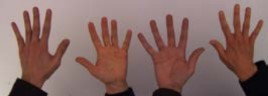
#> input picture P1_P2/imagen-OG.jpeg, 268 x 96 px
$ python Practtica4_21310181.py
#> lines starting #> are read from the running program, lines starting #| are printed output that depends on the picture; after the words box and inside, x2 and y2 are one past the last pixel; in counts of white or black regions, pixels touching at a corner belong together
#Paulo Enrique Muñoz Razón      21310181
#Practica 4                11/03/2024
#Vision Artificial

#!/usr/bin/env python
# -*- coding: cp1252 -*-
# -*- coding: 850 -*-
# -*- coding: utf-8 -*-

import cv2
import numpy as np


def clasificador(imagen):
  m,n,c=imagen.shape
  imagenr=np.zeros((m,n))
  for x in range(m):
      for y in range(n):
          if 20<= imagen[x,y,0] <= 80 and 20 < imagen[x,y,1] <=95 and 33 < imagen[x,y,2] <=160 :
             imagenr[x,y]=225
  imagenr = imagenr.astype(np.uint8)
  return imagenr

def clasificador2(imblan):
  m,n,c=imagen.shape
  imagent=np.zeros((m,n))
  for x in range(m):
      for y in range(n):
          if 20<= imblan[x,y,0] <= 95 and 20 < imblan[x,y,1] <=125 and 33 < imblan[x,y,2] <=190 :
             imagent[x,y]=225
  imagent = imagent.astype(np.uint8)
  return imagent

def adaptador(imagen):
    imagenc=imagen
    m,n,c  = imagen.shape
    imagenc= imagen.astype(float)
    imblan = np.zeros((m,n,c))
    b=np.max(imagenc[:,:,0])
    g=np.max(imagenc[:,:,1])
    r=np.max(imagenc[:,:,2])
    for x in range(m):
       for y in range(n):
             imblan[x,y,0]=(255/b)*imagenc[x,y,0]
             imblan[x,y,1]=(255/g)*imagenc[x,y,1]
             imblan[x,y,2]=(255/r)*imagenc[x,y,2]
    imblan = imblan.astype(np.uint8)

    return imblan


def imprimir(imagen,imagen2,imagen3,imagen4,q,a,w,s,z,x,e,d,r,f,v,t) :
    i1=cv2.resize(imagen,  (269,97), interpolation=cv2.INTER_CUBIC)
    i2=cv2.resize(imagen2,  (269,97), interpolation=cv2.INTER_CUBIC)
    i3=cv2.resize(imagen3,  (269,97), interpolation=cv2.INTER_CUBIC)
    i4=cv2.resize(imagen4,  (269,97), interpolation=cv2.INTER_CUBIC)

    i11=cv2.resize(r,  (269,97), interpolation=cv2.INTER_CUBIC)
    i22=cv2.resize(f,  (269,97), interpolation=cv2.INTER_CUBIC)
    i33=cv2.resize(v,  (269,97), interpolation=cv2.INTER_CUBIC)
    i44=cv2.resize(t,  (269,97), interpolation=cv2.INTER_CUBIC)

    i1_=cv2.resize(q,  (269,97), interpolation=cv2.INTER_CUBIC)
    i2_=cv2.resize(w,  (269,97), interpolation=cv2.INTER_CUBIC)
    i3_=cv2.resize(z,  (269,97), interpolation=cv2.INTER_CUBIC)
    i4_=cv2.resize(e,  (269,97), interpolation=cv2.INTER_CUBIC)

    concat_h = cv2.hconcat([i1,i2,i3,i4])
    concat_h2 = cv2.hconcat([i11,i22,i33,i44])
    concat_h3 = cv2.hconcat([i1_,i2_,i3_,i4_])
    concat_h4 = cv2.hconcat([a,s,x,d])
    cv2.imshow("Todas las manos en una sola",concat_h)
    cv2.imshow("Manos en croma",concat_h2)
    cv2.imshow("Manos originales",concat_h3)
    cv2.imshow("Manos en blanco y negro",concat_h4)
    cv2.waitKey(0)
    cv2.destroyAllWindows()

imagen=cv2.imread ("imagen-OG.jpeg")
#> imagen is the input picture: shape (96, 268, 3); mean B, G, R 100.7, 105, 133.7
imagen2=cv2.imread ("imagen-rosa.jpeg")
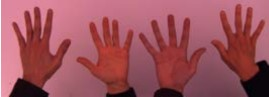
#> input picture P1_P2/imagen-rosa.jpeg, 269 x 97 px
#> imagen2 is the input picture: shape (97, 269, 3); mean B, G, R 92.1, 81.9, 156.4
imagen3=cv2.imread ("imagen-verde.jpeg")
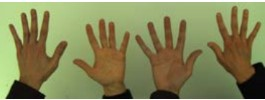
#> input picture P1_P2/imagen-verde.jpeg, 265 x 100 px
#> imagen3 is the input picture: shape (100, 265, 3); mean B, G, R 87.8, 133.5, 132.5
imagen4=cv2.imread ("imagen-violeta.jpeg")
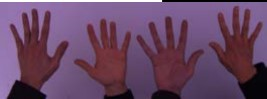
#> input picture P1_P2/imagen-violeta.jpeg, 267 x 99 px
#> imagen4 is the input picture: shape (99, 267, 3); mean B, G, R 101, 70.7, 103.7

imagenr=clasificador(imagen)
#> after the loop in clasificador, `for x in range(m):`:
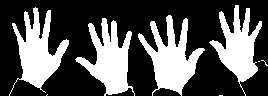
#> imagenr: shape (96, 268) float64; values 0 (black) and 225 (white), 33.6% white; 8 white regions (4 under 20 px), largest, box (x1, y1, x2, y2) and area: (138, 15, 205, 96) 2335, (9, 7, 69, 96) 2186, (75, 18, 135, 96) 2158, (209, 5, 262, 96) 1949
imblan=adaptador(imagen)
#> in adaptador, `b=np.max(imagenc[:,:,0])`: b = 195
#> in adaptador, `g=np.max(imagenc[:,:,1])`: g = 200
#> in adaptador, `r=np.max(imagenc[:,:,2])`: r = 209
#> after the loop in adaptador, `for x in range(m):`:
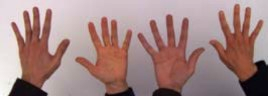
#> imblan: shape (96, 268, 3) float64; mean B, G, R 131.7, 133.8, 163.2
imagent=clasificador2(imblan)
#> after the loop in clasificador2, `for x in range(m):`: imagent: shape (96, 268) float64; values 0 (black) and 225 (white), 32.5% white; 9 white regions (5 under 20 px), largest, box (x1, y1, x2, y2) and area: (138, 15, 204, 96) 2234, (9, 8, 69, 96) 2126, (76, 18, 135, 96) 2086, (210, 5, 262, 96) 1888
q=imblan
a=imagent
r=imagenr

imagenr=clasificador(imagen2)
#> after the loop in clasificador (call 2), `for x in range(m):`: imagenr: shape (97, 269) float64; values 0 (black) and 225 (white), 32.5% white; 18 white regions (11 under 20 px), largest, box (x1, y1, x2, y2) and area: (139, 15, 206, 97) 2436, (13, 7, 71, 91) 2204, (211, 5, 265, 97) 2010
imblan=adaptador(imagen)
imagent=clasificador2(imblan)
w=imblan
s=imagent
f=imagenr

imagenr=clasificador(imagen3)
#> after the loop in clasificador (call 3), `for x in range(m):`: imagenr: shape (100, 265) float64; values 0 (black) and 225 (white), 27.9% white; 24 white regions (19 under 20 px), largest, box (x1, y1, x2, y2) and area: (136, 17, 202, 99) 2195, (10, 10, 67, 92) 2035, (208, 8, 259, 99) 1736, (74, 20, 134, 99) 1372, (216, 96, 226, 99) 22
imblan=adaptador(imagen)
imagent=clasificador2(imblan)
z=imblan
x=imagent
v=imagenr

imagenr=clasificador(imagen4)
#> after the loop in clasificador (call 4), `for x in range(m):`: imagenr: shape (99, 267) float64; values 0 (black) and 225 (white), 32.5% white; 20 white regions (16 under 20 px), largest, box (x1, y1, x2, y2) and area: (137, 17, 204, 99) 2325, (75, 20, 135, 99) 2147, (11, 10, 68, 91) 2142, (209, 7, 262, 99) 1933
imblan=adaptador(imagen)
imagent=clasificador2(imblan)
e=imblan
d=imagent
t=imagenr

imprimir(imagen,imagen2,imagen3,imagen4,q,a,w,s,z,x,e,d,r,f,v,t)
#> in imprimir, `concat_h3 = cv2.hconcat([i1_,i2_,i3_,i4_])`:
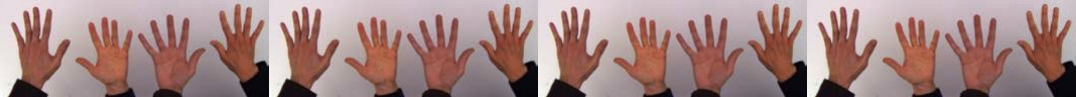
#> concat_h3: shape (97, 1076, 3); mean B, G, R 131.3, 133.3, 162.7
#> in imprimir, `concat_h4 = cv2.hconcat([a,s,x,d])`:
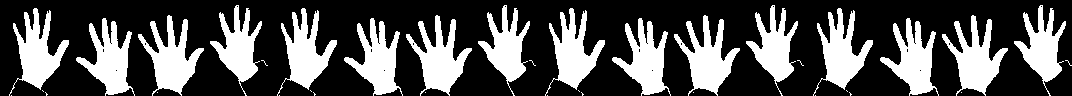
#> concat_h4: shape (96, 1072); values 0 (black) and 225 (white), 32.5% white; 36 white regions (20 under 20 px), largest, box (x1, y1, x2, y2) and area: (138, 15, 204, 96) 2234, (406, 15, 472, 96) 2234, (674, 15, 740, 96) 2234
